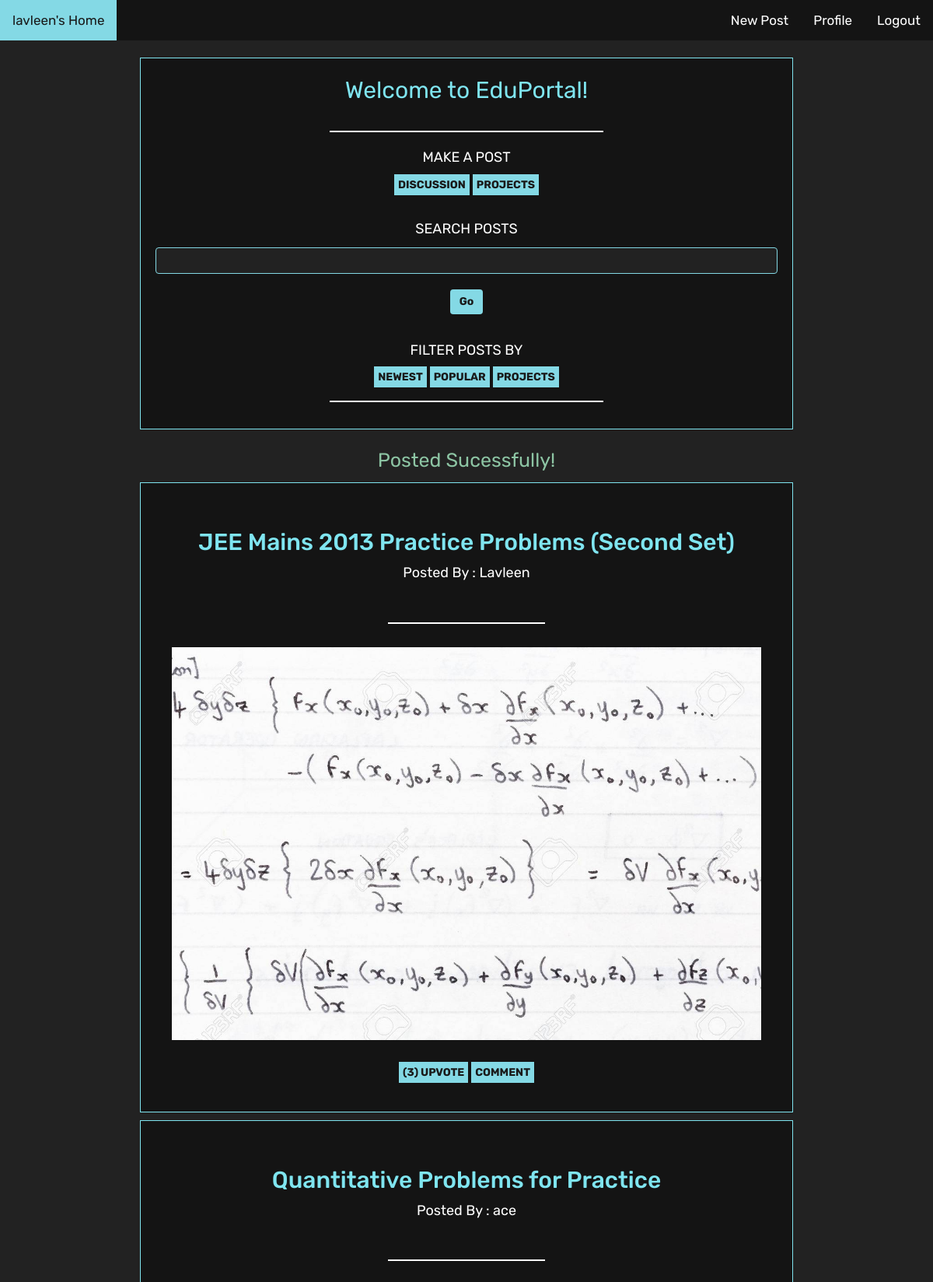
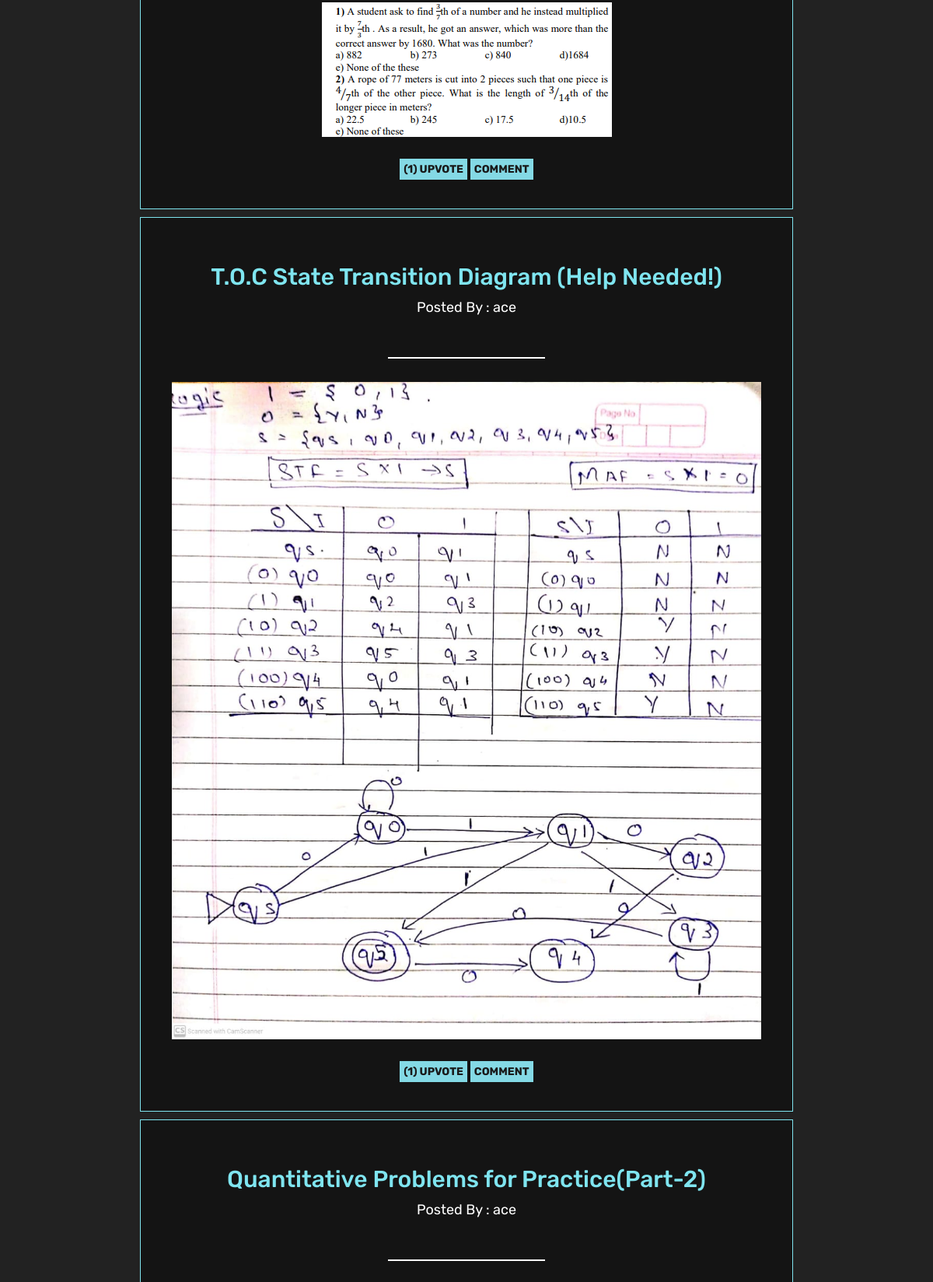
/home.php?posted=1 (signed in, upper part), run on the app's committed database (2 pictures, top to bottom).
### tables this page shows
CREATE TABLE `posttable` (
  `title` varchar(255) NOT NULL,
  `content` longtext NOT NULL,
  `author` varchar(255) NOT NULL,
  `image` varchar(255) DEFAULT NULL,
  `id` int(11) NOT NULL,
  `likes` int(11) NOT NULL DEFAULT 0,
  `dislikes` int(11) NOT NULL DEFAULT 0,
  `tag` varchar(50) DEFAULT NULL
);

### get_post.php (the view, shortened to what this page needs)
<?php
function getPosts(){
  $con = mysqli_connect("localhost","root","","posts");
  $query = "select * from posttable order by likes desc";
  $result=mysqli_query($con,$query);
  while($row=mysqli_fetch_array($result)){
    echo '
    <div class="container">
    <h3 class="posttitle">'.$row['title'].'</h3>
    <p class="postcontent">Posted By : '.$row['author'].'</p>
    <br>
    <hr width="200px">
    <p class="postcontent">'.$row['content'].'<p>
    <img src="uploads/'.$row['image'].'"class="imgt" ?>
    <br>
    <div class ="interact">
    <a class="btnLike" href="like.php?id='.$row["id"].'"><span>('.$row["likes"].') </span>UPVOTE</a>
    <a class="btnLike" href="comment.php?id='.$row["id"].'"></span>COMMENT</a>
    </div>
    </div>
    ';
  }
}
?>

### styles/inprof.css (style rules this page uses)
body { background: #222222; }
.imgt { display: block; margin-left: auto; margin-right: auto; width: 100%; }
.container { display: flex; flex-direction: column; align-items: center; background: #141414; border:1px solid #7FE5F0; margin-top: 10px; margin-bottom: 10px; padding:40px; width:70%; }
hr { border: 1px solid ; color:#fff; }
.posttitle { font-size: 30px; font-family: 'Rubik', sans-serif; color:#7FE5F0; }
.postcontent { font-size: 18px; font-family: 'Rubik', sans-serif; color:#fff; }
.btnLike { width: 100%; padding: 5px; background-color:#84D9E5; color:#191919; border:0; font-weight: bold; font-family: 'Rubik', sans-serif; }

### data on the page
posttable: title "JEE Mains 2013 Practice Problems (Second Set)", author "Lavleen", image (picture), likes "3"
posttable: title "Quantitative Problems for Practice", author "ace", image (picture), likes "1"
posttable: title "T.O.C State Transition Diagram (Help Needed!)", author "ace", image (picture), likes "1"
posttable: title "Quantitative Problems for Practice(Part-2)", author "ace"

### other printed values
$_SESSION["email"] "lavleen"
